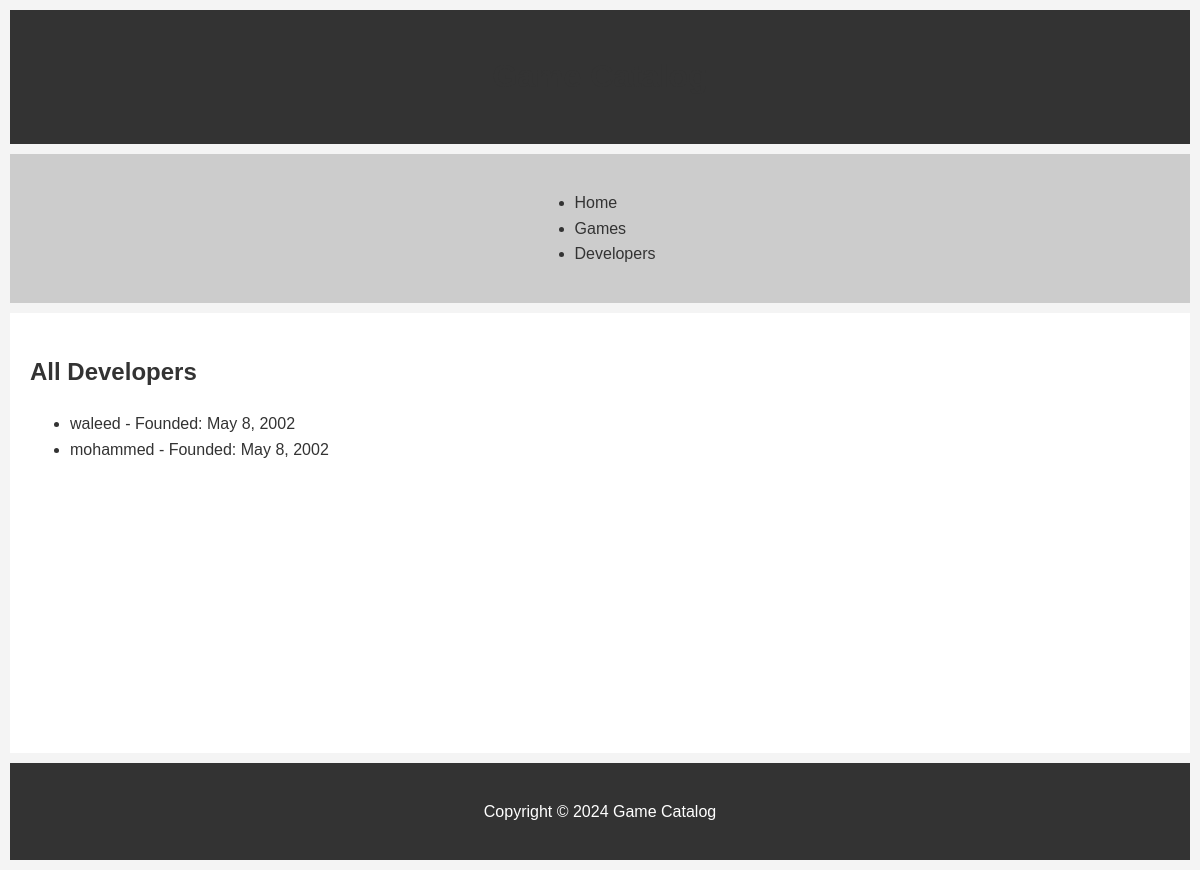
Page /developers/ on the committed database.
### myapp/models.py (models this page shows, shortened)
class Developer(models.Model):
    name = models.CharField(max_length=100)
    founded_date = models.DateField(null=True, blank=True)
    headquarters = models.CharField(max_length=100, null=True, blank=True)

### myapp/views.py (the view)
# urls.py: path('developers/', views.DeveloperListView.as_view(), name='developers'),
class DeveloperListView(generic.ListView):
    model = Developer
    template_name = 'developers/developer_list.html'

### myapp/templates/myapp/developer_list.html (shortened to what this page needs)
{% extends 'base_generic.html' %}
{% block content %}
  <h2>All Developers</h2>
  <ul>
    {% for developer in object_list %}
      <li>{{ developer.name }} - Founded: {{ developer.founded_date }}</li>
    {% endfor %}
  </ul>
{% endblock %}

### myapp/static/myapp/css/styles.css (style rules this page uses)
body { font-family: Arial, sans-serif; line-height: 1.6; margin: 0; padding: 0; background: #f4f4f4; color: #333; }
h1, h2 { color: #333; }

### rows in the picture
Developer: name "waleed", founded_date "May 8, 2002"
Developer: name "mohammed", founded_date "May 8, 2002"
